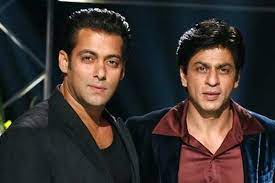
#> input picture celeb.jfif, 275 x 183 px
$ python celebs.py
#> lines starting #> are read from the running program, lines starting #| are printed output that depends on the picture
import cv2
import numpy as np

img =  cv2.imread('celeb.jfif',cv2.IMREAD_COLOR)
#> img is the input picture: shape (183, 275, 3); mean B, G, R 47.2, 49.8, 58.2
img2 = cv2.imread('celeb.jfif',cv2.IMREAD_COLOR)
celeb_face=img2[ 10:110, 51:135]
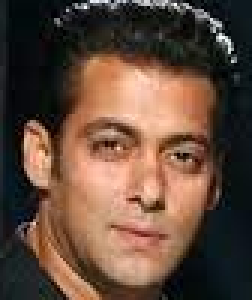
#> celeb_face: shape (100, 84, 3) (shown 3 times larger); mean B, G, R 59.9, 74.2, 98.5
celeb2_face=img2[ 15:115, 170:254]
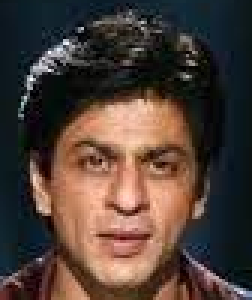
#> celeb2_face: shape (100, 84, 3) (shown 3 times larger); mean B, G, R 55.2, 62.8, 78.7
img[ 10:110, 51:135]=celeb2_face
img[ 15:115, 170:254] = celeb_face
cv2.rectangle(img,(135,110),(51,10),(0,255,0),1)
cv2.rectangle(img,(170,15),(254,115),(0,255,0),1)
font=cv2.FONT_HERSHEY_DUPLEX
cv2.putText(img,'Sharukh',(70,120),font,0.4,(0,0,255),1,cv2.LINE_AA)
cv2.putText(img,'Salman',(190,124),font,0.4,(0,0,255),1,cv2.LINE_AA)
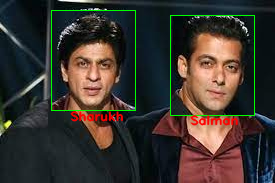
#> img: shape (183, 275, 3); mean B, G, R 46.1, 52.3, 58.7
cv2.imshow('image',img)
cv2.waitKey(0)
cv2.destroyAllWindows()
